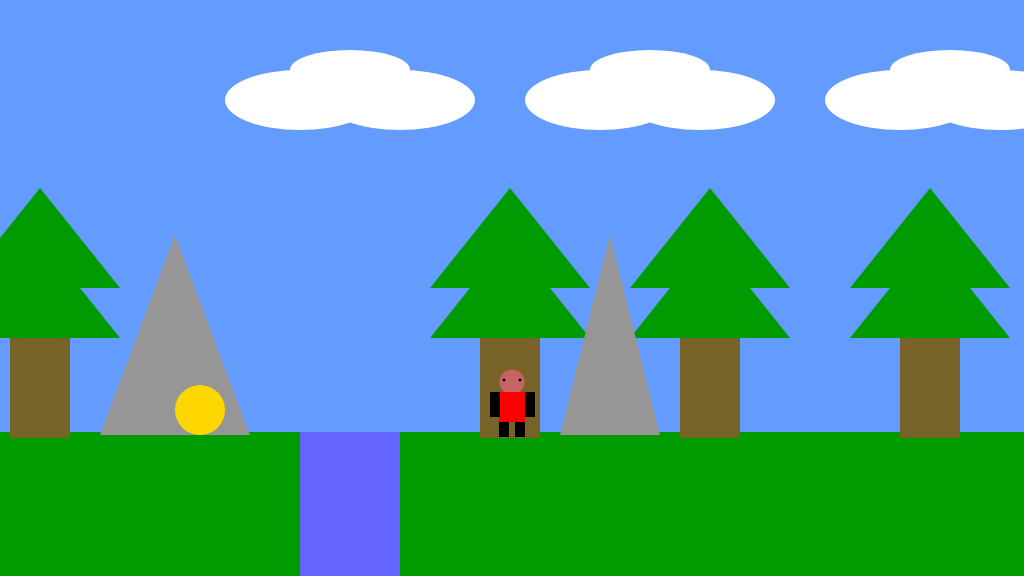
Frame 1 (no input)
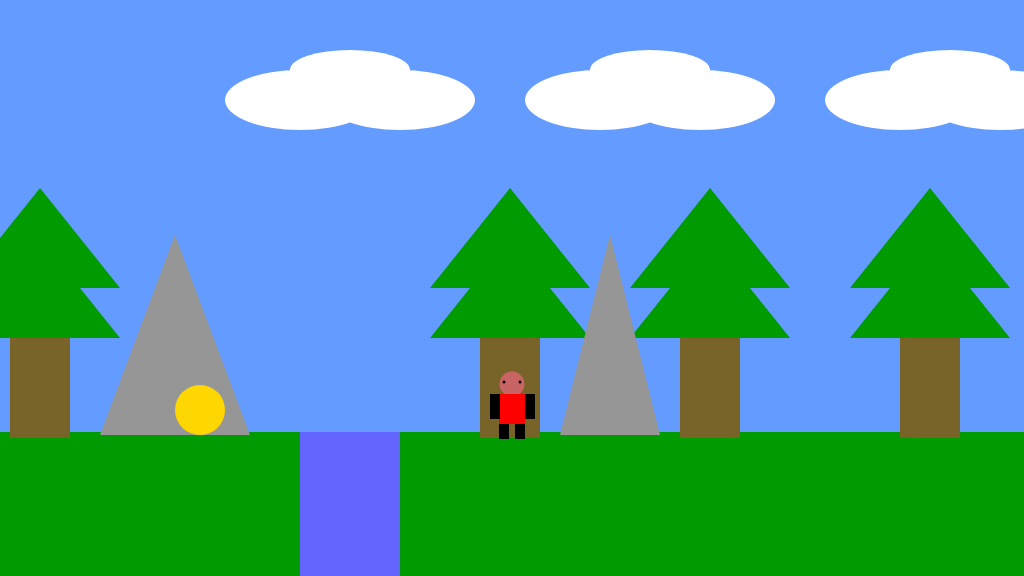
Frame 60 (no input)
Frame 120 (the mouse pressed at the canvas centre since frame 60): identical to frame 60, image omitted

The p5.js sketch that drew these frames (run headless with seeded random() and noise() and a simulated clock; from frame 60 on, the mouse is pressed at the canvas centre):

// p5.js sketch
// ── sketch.js
// Game project 4 side scrolling
var gameChar_x;
var gameChar_y;
var floorPos_y;
var isRight;
var isLeft;
var isPlummeting;
var isFalling;
var collectable;
var scrollPos = 0;
var trees_x;
var treePos_y;
var clouds;
var mountains;
var cameraPosX = 0;



function setup() {
	createCanvas(1024, 576);
	floorPos_y = height * 3 / 4;
	gameChar_x = width / 2;
	gameChar_y = floorPos_y;
	isLeft = false;
	isRight = false;
	isPlummeting = false;
	isFalling = false;
	collectable = { x_pos: 200, y_pos: 410, size: 50, isFound: false }
	canyon = { x_pos: 300, width: 100 };
	//tree
	trees_x = [10, 480, 680, 900, 1150, 2500]
	treePos_y = height / 2;
	//clouds
	clouds = [
		{
			x_pos: 300,   
			y_pos: 100,   
			width: 150,   
			height: 60    
		}, {
			x_pos: 600,   
			y_pos: 100,   
			width: 150,   
			height: 60    
		}, {
			x_pos: 900,   
			y_pos: 100,   
			width: 150,   
			height: 60    
		}, {
			x_pos: 1200,   
			y_pos: 100,   
			width: 150,   
			height: 60    
		}, {
			x_pos: 1800,   
			y_pos: 100,   
			width: 150,   
			height: 60    
		}]
	//mountains
	mountains = [
		{
			x_pos: 100,   
			y_pos: 435,   
			width: 150,   
			height: 200   
		},
		{
			x_pos: 560,   
			y_pos: 435,   
			width: 100,   
			height: 200   
		},
		{
			x_pos: 2000,   
			y_pos: 435,   
			width: 150,   
			height: 200   
		}]
	cameraPosX = 0;
}

function draw() {

	///////////DRAWING CODE//////////
	cameraPosX = gameChar_x - width / 2;

	background(100, 155, 255); //fill the sky blue


	noStroke();
	//draw some green ground
	fill(0, 155, 0);
	rect(0, floorPos_y, width, height - floorPos_y); 
	push()
	translate(-cameraPosX, 0)

	// trees
	for (var i = 0; i < trees_x.length; i++) {

		fill(120, 100, 40)
		rect(trees_x[i], treePos_y, 60, 150)

		fill(0, 155, 0)
		triangle(trees_x[i] - 50, treePos_y + 50,
			trees_x[i] + 30, treePos_y - 50, trees_x[i] + 110, treePos_y + 50)

		triangle(trees_x[i] - 50, treePos_y, trees_x[i] + 30, treePos_y - 100, trees_x[i] + 110, treePos_y)
	}
	//clouds
	for (var i = 0; i < clouds.length; i++) {
		fill(255, 255, 255); // White color for the cloud
		ellipse(clouds[i].x_pos, clouds[i].y_pos, clouds[i].width, clouds[i].height); // First ellipse (left)
		ellipse(clouds[i].x_pos + 50, clouds[i].y_pos - 30, clouds[i].width - 30, clouds[i].height - 20); // Second ellipse (middle)
		ellipse(clouds[i].x_pos + 100, clouds[i].y_pos, clouds[i].width, clouds[i].height);

	}
	// mountains
	for (var i = 0; i < mountains.length; i++) {
		fill(150, 150, 150);// Light gray color for the mountain
		triangle(
			mountains[i].x_pos, mountains[i].y_pos,
			mountains[i].x_pos + mountains[i].width / 2, mountains[i].y_pos - mountains[i].height,
			mountains[i].x_pos + mountains[i].width, mountains[i].y_pos
		);
	}
	//draw the canyon
	if (gameChar_x > canyon.x_pos && gameChar_x < canyon.x_pos + canyon.width && gameChar_y >= floorPos_y) {
		isPlummeting = true;
	} else {
		isPlummeting = false
	}
	fill(100, 100, 255);  
	rect(canyon.x_pos, floorPos_y, canyon.width, height - floorPos_y);
	//collectable

	if (dist(gameChar_x, gameChar_y, collectable.x_pos - scrollPos, collectable.y_pos) < 50) {
		collectable.isFound = true; // Mark the collectible as found
	}

	if (!collectable.isFound) {
		fill(255, 215, 0);
		ellipse(collectable.x_pos - scrollPos, collectable.y_pos, collectable.size, collectable.size);
	}


	//the game character
	if (isLeft && isFalling) {
		// add your jumping-left code
		fill(200, 100, 100);
		ellipse(gameChar_x, gameChar_y - 60, 25);
		//eye
		fill(0);
		ellipse(gameChar_x - 8, gameChar_y - 60, 3, 3)
		//body
		fill(255, 0, 0);
		rect(gameChar_x - 13, gameChar_y - 50, 26, 30);
		//legs
		fill(0);

		rect(gameChar_x - 13, gameChar_y - 20, 10, 15);
		rect(gameChar_x + 3, gameChar_y - 20, 10, 15);
		//shoes
		fill(0, 0, 255);
		rect(gameChar_x - 18, gameChar_y - 10, 15, 10);
		rect(gameChar_x - 2, gameChar_y - 10, 15, 10);
		//arms
		fill(0);
		rect(gameChar_x - 20, gameChar_y - 50, 10, 15);
		rect(gameChar_x + 13, gameChar_y - 50, 10, 15);

	}
	else if (isRight && isFalling) {
		// add your jumping-right code
		fill(200, 100, 100);
		ellipse(gameChar_x, gameChar_y - 60, 25);
		//eye
		fill(0)
		ellipse(gameChar_x + 8, gameChar_y - 60, 3, 3)
		//body
		fill(255, 0, 0);
		rect(gameChar_x - 13, gameChar_y - 50, 26, 30);
		//legs
		fill(0);


		rect(gameChar_x - 13, gameChar_y - 20, 10, 15);
		rect(gameChar_x + 3, gameChar_y - 20, 10, 15);
		fill(0, 0, 255)
		triangle(gameChar_x + 13, gameChar_y - 20, gameChar_y - 30, gameChar_x + 13, gameChar_y - 5);

		//shoes
		fill(0, 0, 255);
		rect(gameChar_x - 13, gameChar_y - 10, 15, 10);
		rect(gameChar_x + 3, gameChar_y - 10, 15, 10);
		//arms
		fill(0);
		rect(gameChar_x - 20, gameChar_y - 50, 10, 15);
		rect(gameChar_x + 13, gameChar_y - 50, 10, 15);
	}
	else if (isLeft) {
		// add your walking left code
		fill(200, 100, 100);
		ellipse(gameChar_x, gameChar_y - 60, 25);
		//eye
		fill(0);
		ellipse(gameChar_x - 8, gameChar_y - 60, 3, 3)

		//body
		fill(255, 0, 0);
		rect(gameChar_x - 13, gameChar_y - 50, 26, 30);
		//legs
		fill(0);
		rect(gameChar_x - 13, gameChar_y - 20, 10, 15);
		rect(gameChar_x + 3, gameChar_y - 20, 10, 15);
		//shoes
		fill(0, 0, 255);
		rect(gameChar_x - 18, gameChar_y - 10, 15, 10);
		rect(gameChar_x - 2, gameChar_y - 10, 15, 10);
		//arms
		fill(0);
		rect(gameChar_x - 23, gameChar_y - 50, 10, 15);
		rect(gameChar_x + 3, gameChar_y - 50, 10, 15);

	}
	else if (isRight) {
		// add your walking right code
		fill(200, 100, 100);
		ellipse(gameChar_x, gameChar_y - 60, 25);
		//eye
		fill(0)
		ellipse(gameChar_x + 8, gameChar_y - 60, 3, 3)
		//body
		fill(255, 0, 0);
		rect(gameChar_x - 13, gameChar_y - 50, 26, 30);
		//legs
		fill(0);
		rect(gameChar_x - 13, gameChar_y - 20, 10, 15);
		rect(gameChar_x + 3, gameChar_y - 20, 10, 15);
		//shoes
		fill(0, 0, 255);
		rect(gameChar_x - 13, gameChar_y - 10, 15, 10);
		rect(gameChar_x + 3, gameChar_y - 10, 15, 10);
		//arms
		fill(0);
		rect(gameChar_x - 13, gameChar_y - 50, 10, 15);
		rect(gameChar_x + 13, gameChar_y - 50, 10, 15);

	}
	else if (isFalling || isPlummeting) {
		// add your jumping facing forwards code
		fill(200, 100, 100);
		ellipse(gameChar_x, gameChar_y - 60, 25);

		//eye
		fill(0);
		ellipse(gameChar_x - 8, gameChar_y - 60, 3, 3)
		ellipse(gameChar_x + 8, gameChar_y - 60, 3, 3)

		//body
		fill(255, 0, 0);
		rect(gameChar_x - 13, gameChar_y - 50, 26, 30);
		//legs
		fill(0);
		rect(gameChar_x - 13, gameChar_y - 20, 10, 15);
		rect(gameChar_x + 3, gameChar_y - 20, 10, 15);
		//arms
		fill(0);
		rect(gameChar_x - 23, gameChar_y - 50, 10, 13);
		rect(gameChar_x + 13, gameChar_y - 50, 10, 13);
	}
	else {
		// add your standing front facing code
		fill(200, 100, 100);
		ellipse(gameChar_x, gameChar_y - 50, 25);

		//eye
		fill(0);
		ellipse(gameChar_x - 8, gameChar_y - 52, 3, 3)
		ellipse(gameChar_x + 8, gameChar_y - 52, 3, 3)
		//body
		fill(255, 0, 0);
		rect(gameChar_x - 13, gameChar_y - 40, 26, 30);
		//legs
		fill(0);
		rect(gameChar_x - 13, gameChar_y - 10, 10, 15);
		rect(gameChar_x + 3, gameChar_y - 10, 10, 15);
		//arms
		fill(0);
		rect(gameChar_x - 22, gameChar_y - 40, 10, 25);
		rect(gameChar_x + 13, gameChar_y - 40, 10, 25);

	}

	//move the game character 
	if (isLeft == true) {
		gameChar_x -= 5
	}
	if (isRight == true) {
		gameChar_x += 5
	}

	if (gameChar_y <= floorPos_y) {
		gameChar_y += 2
		isFalling = true
	} else {
		isFalling = false
	}

	if (isPlummeting) {
		gameChar_y += 20
	}
}


function keyPressed() {
	// if statements to control the animation of the character when
	// keys are pressed.
	if (isPlummeting) {
		return  // Prevent movement if the character is plummeting
	}

	if (keyCode == 37) {
		console.log('37')
		isLeft = true;
	} else if (keyCode == 39) {
		isRight = true;
	}

	if (keyCode == 38) {
		console.log('38')
		if (isFalling == true) {
			gameChar_y -= 100
		} else {
			gameChar_y -= 100
		}

	}
	if (keyCode == 38 && isLeft) {
		console.log('38 left')
		if (isFalling == true) {
			gameChar_y -= 100
		}
	}
	if (keyCode == 38 && isRight) {
		console.log('38 right')
		if (isFalling == true) {
			gameChar_y -= 100
		}
	}

	pop()
}

function keyReleased() {
	// if statements to control the animation of the character when
	// keys are released.
	if (keyCode == 37) {
		isLeft = false;
	} else if (keyCode == 39) {
		isRight = false;
	}

}
